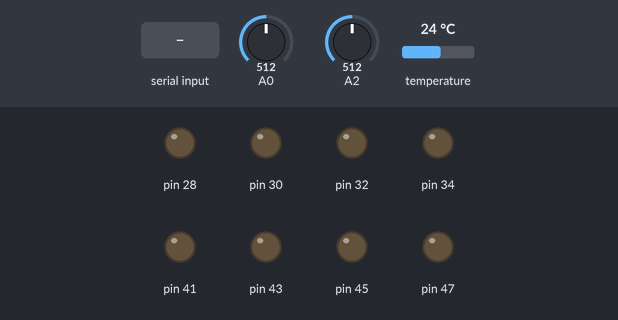
A sketch run on a simulated Arduino Mega 2560, built with avr-gcc and run on an emulated ATmega2560. Shown: output pins drawn as LEDs (lit = HIGH). Inputs (shaded band) come from the test bench; at power-on: A0 = 512, A2 = 512, temperature 24 °C.

Above: at 1.2 s.
1.3 s: "LF\n" received over the second serial link
At 2.4 s:
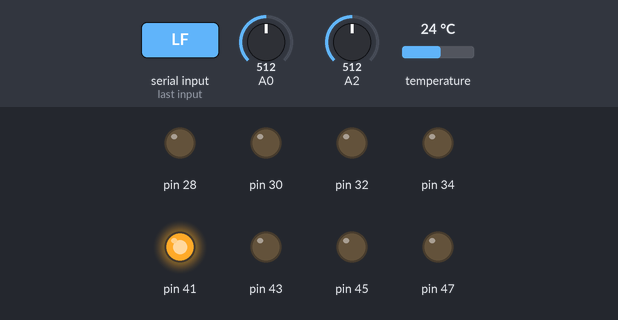
2.8 s: "LB\n" received over the second serial link
At 3.5 s:
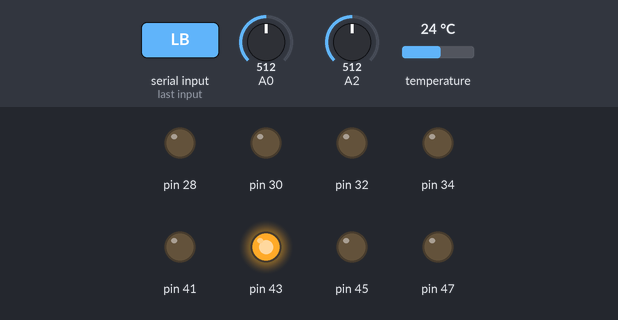
4.3 s: "RF\n" received over the second serial link
At 4.7 s:
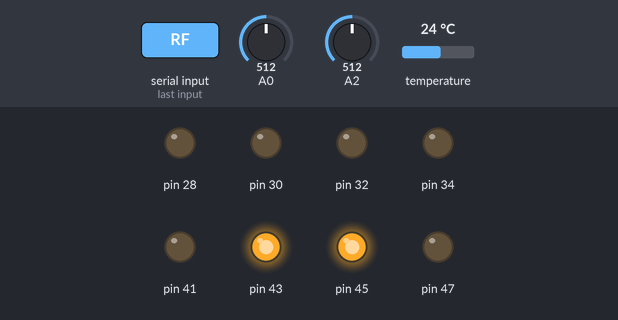
5.8 s: "LS\n" received over the second serial link
At 7.0 s:
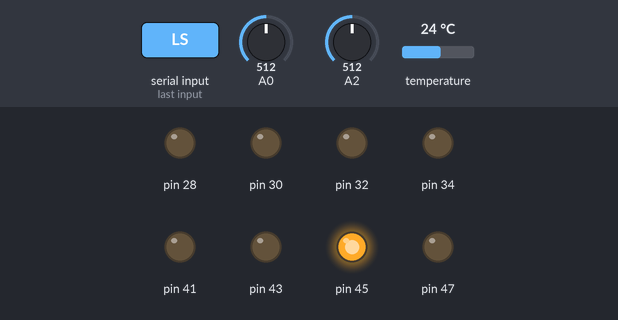
7.3 s: "RB\n" received over the second serial link
At 8.1 s:
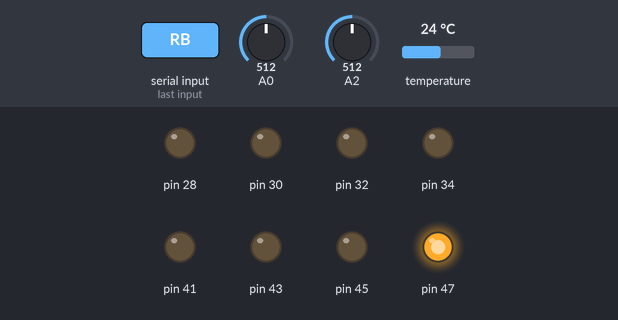
8.8 s: "LF\n" received over the second serial link
At 9.3 s:
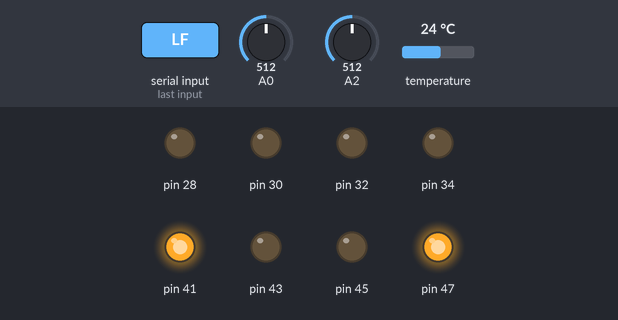
Timing chart, 0 to 11.3 s (numbered marks = the images above; inputs shaded):
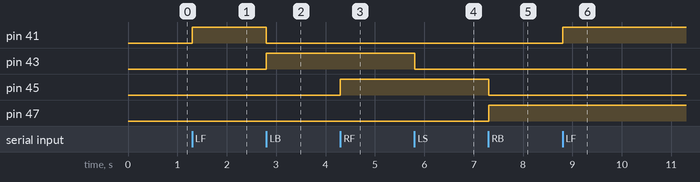

The sketch:

main.ino
```cpp
#include "heat_resistor.h"
#include "motors.h"
#include "tds.h"
#include "timer.h"
#include "uarttransfer.h"
#include "bt_contorl.h"
#include "supply.h"
#include "phMeter.h"
#include <SoftwareSerial.h>
#include <ArduinoJson.h>
DualMotor engine(41,43,45,47);
TdsSensor tds1(A0);
Timer timer;
// BTcontorl contorl1(/*TX = */18, /*RX = */19);
BTcontorl2 contorl1(115200);
// HRmod waterTemp(A1);
Supply feed_machine(28, 30);
Supply chemical_machine(32, 34);
PhMeter phmeter(A2);
DS18B20 heat_sen(A3);
void setup(){
    Serial.begin(115200);
    // engine.enable_EN(39, 49);
    // feed_machine.enable_EN(26);
    feed_machine.set_supply_interval(2*60*60*1000);
    // chemical_machine.enable_EN(36);
    timer.add(transfer_data,/*delayTime = */ 200);
    engine.stop();
}
void loop(){
    phmeter.start_service();
    feed_machine.start_service();
    chemical_machine.start_service();
    heat_sen.start_service();
    timer.execute();
    engine.move();
    if(contorl1.receive()){
        handle_command(contorl1.getstr());
    }
    delay(1);
}
void transfer_data(){
    DynamicJsonDocument values(200);
    values["tds"] = tds1.value();
    values["temp"] = heat_sen.value();
    values["ph"] = phmeter.val();

    String values_o;
    serializeJson(values, values_o);
    contorl1.send(values_o);
    // Serial.println(values_o);
}
void handle_command(String inp){
    // Serial.println(inp);
    if(inp=="LF"){
        engine.set_left_speed(1);
    }
    if(inp=="LS"){
        engine.set_left_speed(0);
    }
    if(inp=="LB"){
        engine.set_left_speed(-1);
    }
    if(inp=="RF"){
        engine.set_right_speed(1);
    }
    if(inp=="RS"){
        engine.set_right_speed(0);
    }
    if(inp=="RB"){
        engine.set_right_speed(-1);
    }
    if(inp=="FeedOn"){
        feed_machine.set_speed(1);
    }
    if(inp=="FeedOff"){
        feed_machine.set_speed(0);
    }
    if(inp=="ChemOn"){
        chemical_machine.set_speed(1);
    }
    if(inp=="ChemOff"){
        chemical_machine.set_speed(0);
    }
    if(inp.indexOf("Spd")!=-1){
        String s;
        int l = inp.length();
        for(int a=3;a<l;a++){
            s += inp[a];
        }
        double s2 = (double)(s.toInt())/(double)100;
        engine.set_speed(s2);
    }
}

/*13th commit*/
```

bt_contorl.h
```cpp
#ifndef BT_CONTORL_FS5438
#define BT_CONTORL_FS5438 1
#include <SoftwareSerial.h>
void filter_str(String&);
class BTcontorl: public SoftwareSerial{
    private:
        int txPin;
        int rxPin;
        String receive_buffer;
    public:
        BTcontorl(const int txp, const int rxp, unsigned long baudRate = 115200):
            SoftwareSerial(rxp, txp)
        {
            begin(baudRate);
            txPin = txp;
            rxPin = rxp;
        }
        bool receive(){
            if(this->available()){
                Serial.println("Receiving...");
                receive_buffer = "";
                while (available()){
                    char t = read();
                    while(t != '\n'&& t != '\0'){
                        receive_buffer += t;
                        t = read();
                        delay(1);
                    }
                }
                return true;
            }else{
                return false;
            }
        }
        void send(String inp){
            println(inp);
        }
        String getstr(){
            return receive_buffer;
        }
};
class BTcontorl2{
    private:
        String receive_buffer;
    public:
        BTcontorl2(unsigned long baudRate){
            Serial1.begin(baudRate);
        }
        bool receive(){
            if(Serial1.available()){
                receive_buffer = "";
                if (Serial1.available()){
                    char t = Serial1.read();
                    while(t != '\n'&& t != '\0'){
                        if(t >= 33 && t <= 126){
                            receive_buffer += t;
                        }
                        t = Serial1.read();
                        // delay(10);
                    }
                }
                // receive_buffer = Serial1.readString();
                filter_str(receive_buffer);
                return true;
            }else{
                return false;
            }
        }
        void send(String &inp){
            Serial1.println(inp.c_str());
        }
        String getstr(){
            return receive_buffer;
        }
};
void filter_str(String &inp){
    String out;
    int l = inp.length();
    for(int a=0; a<l;a++){
        if(inp[a]>=32 && inp[a]<=126){
            out += inp[a];
        }
    }
    inp = out;
}
#endif
```

heat_resistor.h
```cpp
#ifndef HEAT_RESISTOR_FJ3842
#define HEAT_RESISTOR_FJ3842 1
//注意：此程式只適用於一台Arduino連接一個DS18B20的狀況
#include <OneWire.h>
#include <DallasTemperature.h>
class HRmod{
    private:
        int recv_pin;
        int BETA = 3950;
        int max_val = 1023;
    public:
        HRmod(const int rpin,int mv = -1){
            recv_pin = rpin;
            pinMode(rpin,INPUT);
            if(mv!=-1){
                set_max_val(mv);
            }
        }
        void set_beta(int inp){
            BETA = inp;
            return;
        }
        void set_max_val(int inp){
            max_val = inp;
            return;
        }
        double value(){
            int analogValue = analogRead(recv_pin);
            analogValue = map(analogValue, 0, max_val, 0, 1023);
            double celsius = 1 / (log(1 / (1023. / analogValue - 1)) / BETA + 1.0 / 298.15) - 273.15;
            return celsius;
        }
};

#include<OneWire.h>
#include <DallasTemperature.h>
class DS18B20{
    private:
        OneWire onewire;
        DallasTemperature sensor;
        int sensorPin;
        double val;
        int measure_interval = 5000; // miliseconds
        unsigned long timenow = millis();
    public:
        DS18B20(const int p){
            sensorPin = p;
            onewire.begin(p);
            sensor.setOneWire(&onewire);
            sensor.begin();
        }
        void begin(){
            sensor.begin();
        }
        double measure_value(){
            sensor.requestTemperatures();
            double out = sensor.getTempCByIndex(0);
            return out;
        }
        double value(){
            return val;
        }
        void start_service(){
            if(millis() - timenow >= measure_interval){
                timenow = millis();
                val = measure_value();
            }
        }
};
#endif
```

motors.h
```cpp
#ifndef MOTORS_GH2842
#define MOTORS_GH2842 1
#include<math.h>

class Motor{
    protected:
        int pin1;
        int pin2;
        int ENpin;
        bool haveEN = false;

        double pid = 1;
        double speed = 0;
        int analog_max = 1023;
    public:
        void init(const int p1, const int p2){
            pin1 = p1;
            pin2 = p2;
            pinMode(p1, OUTPUT);
            pinMode(p2, OUTPUT);
            return;
        }
        void enable_EN(const int enp){
            ENpin = enp;
            pinMode(enp, OUTPUT);
            haveEN = true;
            return;
        }
        void motor_turn(){
            static int s_before = -1;
            int s_in = analog_max*speed*pid;
            int s2;
            if(haveEN){
                analogWrite(ENpin, abs(s_in));
                s2 = analog_max;
            }else{
                s2 = abs(s_in);
            }
            if(s_in > 0){
                analogWrite(pin1, s2);
                analogWrite(pin2, 0);
            }else{
                analogWrite(pin1, 0);
                analogWrite(pin2, s2);
            }
        }
        void set_analog_max(int in){
            analog_max = in;
            return;
        }
        void set_speed(double inp){
            speed = inp;
            return;
        }
        void set_pid(double in){
            pid = in;
            return;
        }
        void stop(){
            speed = 0;
            analogWrite(pin1, 0);
            analogWrite(pin2, 0);

            if(haveEN){
                analogWrite(ENpin, 0);
            }
            return;
        }
};
class DualMotor{
    protected:
        double speed = 0.5;
        double leftspeed = 0;
        double rightspeed = 0;

        Motor mL;
        Motor mR;

        int fb = 1;
    public:
        DualMotor(const int l1,const int l2,const int r1,const int r2){
            mL.init(l1, l2);
            mR.init(r1, r2);
        }
        void enable_EN(const int enl,const int enr){
            mL.enable_EN(enl);
            mR.enable_EN(enr);
        }
        void move(){
            mL.set_speed(leftspeed*speed);
            mR.set_speed(rightspeed*speed);
            // Serial.print("L");
            mL.motor_turn();
            // Serial.print("R");
            mR.motor_turn();
        }
        void turn_deg(double deg_in){//0 is forward, clockwise
            int fb2 = fb;
            if(fb2 == 0){
                fb2 = 1;
            }
            if(deg_in<=180&&deg_in>=0){ //right
                leftspeed = fb2*1;
                rightspeed = fb2*sin(deg_in+90);
            }else if(deg_in<=0&&deg_in>=-180){ //left
                leftspeed = fb2*sin(deg_in+90);
                rightspeed = fb2*1;
            }
            return;
        }
        void set_analog_max(int inp){
            mL.set_analog_max(inp);
            mR.set_analog_max(inp);
            return;
        }
        void set_speed(double inp){
            speed = inp;
        }
        void set_left_speed(double inp){
            leftspeed = inp;
        }
        void set_right_speed(double inp){
            rightspeed = inp;
        }
        void set_pid(double inp){
            if(abs(inp-1.0)<=0.0001){
                mL.set_pid(1);
                mR.set_pid(1);
            }else if(inp>1.0){
                double pid_after = double(1.0/inp);
                mL.set_pid(pid_after);
                mR.set_pid(1);
            }else{
                mL.set_pid(1);
                mR.set_pid(inp);
            }
            return;
        }
        void stop(){
            mL.stop();
            mR.stop();
            leftspeed = 0;
            rightspeed= 0;
            fb = 0;
            return;
        }
        void back(){
            leftspeed = -1;
            rightspeed = -1;
            fb = -1;
            return;
        }
        void forward(){
            leftspeed = 1;
            rightspeed = 1;
            fb = 1;
            return;
        }
        int get_FB_state(){
            return fb;
        }
};
#endif
```

phMeter.h
```cpp
#ifndef PH_METER_DS3245
#define PH_METER_DS3245 1
class PhMeter{
    private:
        int sensorPin;
        double offset = 0.00;
        int sample_num = 40;
        int now_sample_num = 0;
        double pHvalue = 7.0;
        int *val_arr = nullptr;

        int get_val_delay = 20;
        int get_val_nowtime = millis();
    public:
        PhMeter(const int pin){
            // pinMode(pin, INPUT);
            val_arr = new int[sample_num];
            sensorPin = pin;
            return;
        }
        ~PhMeter(){
            delete[] val_arr;
        }
        void start_service();
        double val(){
            return pHvalue;
        }
        double avergearray(int*, int);
};

void PhMeter::start_service(){
    if(millis()-get_val_nowtime >= get_val_delay){
        // Record value
        val_arr[now_sample_num++] = analogRead(sensorPin);
        if(now_sample_num==sample_num){
            double vol = avergearray(val_arr, sample_num) * 5.0 / 1024.0;
            pHvalue =  3.5 * vol + offset;
            now_sample_num = 0;
        }
        get_val_nowtime = millis();
    }
}

double PhMeter::avergearray(int* arr, int number){
    /*Need reference of this section of code (function)*/
    int i;
    int max,min;
    double avg;
    long amount=0;
    if(number<=0){
        Serial.println("Error number for the array to averaging!/n");
        return 0;
    }
    if(number<5){   //less than 5, calculated directly statistics
        for(i=0;i<number;i++){
            amount+=arr[i];
        }
        avg = amount/number;
        return avg;
    }
    else{
        if(arr[0]<arr[1]){
            min = arr[0];max=arr[1];
        }
        else{
            min=arr[1];max=arr[0];
        }
        for(i=2;i<number;i++){
            if(arr[i]<min){
                amount+=min;        //arr<min
                min=arr[i];
            }
            else{
                if(arr[i]>max){
                    amount+=max;    //arr>max
                    max=arr[i];
                }
                else{
                    amount+=arr[i]; //min<=arr<=max
                }
            }//if
        }//for
        avg = (double)amount/(number-2);
    }//if
    return avg;
}
#endif
```

supply.h
```cpp
#ifndef SUPPLY_AS1203
#define SUPPLY_AS1203 1
#include "motors.h"
class Supply: public Motor{
    private:
        int supply_delay = 1000;
        unsigned long supply_interval = -1;
        int nowtime = millis();
        int nowtime_s = millis();
        bool supplying = false;
    public:
        Supply(const int p1, const int p2){
            init(p1, p2);
        }
        void start_service(){
            motor_turn();
            if(supplying){
                set_speed(1);
                if(millis() - nowtime_s >= supply_delay){
                    supplying = false;
                    stop();
                }
            }else{
                if(millis() - nowtime >= supply_interval && supply_interval != -1){
                    supply(true);
                }
            }
        }
        void set_supply_delay(int dt){
            supply_delay = dt;
            return;
        }
        void set_supply_interval(int it){
            supply_interval = it;
            return;
        }
        void supply(bool reset = false){
            nowtime_s = millis();
            supplying = true;
            if(reset){
                nowtime = millis();
            }
        }

};
#endif
```

tds.h
```cpp
#ifndef TDS_SENSOR_DF4328
#define TDS_SENSOR_DF4328 1

double pow2(double, int);
class TdsSensor{
    private:
        int recv_pin;
        int data_filter = 10;
    public:
        TdsSensor(const int rec){
            recv_pin = rec;
            pinMode(rec,INPUT);
            return;
        }
        double value(){
            double t1=0.0;
            for(int a=0;a<data_filter;a++){
                int t2=analogRead(recv_pin);
                if(!t2){
                    t1+=0.001;
                }else{
                    t1+=(double)t2;
                }
                delay(1);
            }
            t1/=data_filter;
            t1=t1*5.0/1024.0;
            // double tdsValue=(133.42/pow2(t1,3) - 255.86*pow2(t1,2) + 857.39*t1)*0.5; //Convert voltage value to TDS value
            double tdsValue=(133.42*t1 - 255.86*pow(t1, 2) + 857.39*t1)*0.5; //Convert voltage value to TDS value
            return tdsValue+0.0001;
        }
};
double pow2(double inp, int n){
    double out = 1.0;
    for(int a=0;a<n;a++){
        out*=inp;
    }
    return out;
}
#endif
```

timer.h
```cpp
#ifndef TIMER_FDS34323
#define TIMER_FDS34323 1
typedef void (*TimerFunctionPointer)(void);
class Timer{
    private:
        struct FunctionDetail{
            TimerFunctionPointer func;
            int offset;
            int DelayTime;
            int TmpTime;
            int execute_num = 0;
        };
        int storeFunc_num = 0;
        FunctionDetail *storeFunc = (FunctionDetail*)malloc(storeFunc_num*sizeof(FunctionDetail));

    public:
        void add(TimerFunctionPointer f_in, int delayTime = 1000, int offset = 0){
            storeFunc_num++;
            storeFunc = (FunctionDetail*)realloc(storeFunc, storeFunc_num*sizeof(FunctionDetail));
            FunctionDetail added;
            added.func = f_in;
            added.DelayTime = delayTime;
            added.TmpTime = millis();
            added.offset = offset;
            storeFunc[storeFunc_num-1] = added;
        }
        void execute(){
            for(int a=0;a<storeFunc_num;a++){
                int nowtime = millis();
                if(nowtime - storeFunc[a].TmpTime >= storeFunc[a].offset && storeFunc[a].execute_num==0){
                    storeFunc[a].TmpTime = nowtime;
                    storeFunc[a].func();
                    storeFunc[a].execute_num++;
                }
                if((nowtime - storeFunc[a].TmpTime >= storeFunc[a].DelayTime) && storeFunc[a].execute_num){
                    storeFunc[a].TmpTime = nowtime;
                    storeFunc[a].func();
                    storeFunc[a].execute_num++;
                }
            }
        }
        ~Timer(){
            free(storeFunc);
        }
};
#endif
```

uarttransfer.h
```cpp
#ifndef UARTTRANSFER_WE4325
#define UARTTRANSFER_WE4325 1

#define baud_rate 115200
int data_to_motor(char inp){
    int out;
    switch (inp)
    {
        case 'F':
            out=0;
            break;
        case 'B':
            out=1;
            break;
        case 'L':
            out=2;
            break;
        case 'R':
            out=3;
            break;
        case 'I':
            out=5;
            break;
        case 'G':
            out=4;
            break;
        case 'S':
            out=6;
        default:
            break;
    }
    return out;
}
void uartsend(String inp){
    int l=inp.length();
    for(int a=0;a<l;a++){
        if(inp[a]!='\0'){
            Serial.write((char)inp[a]);
        }
    }
    Serial.write('\n');
}
/*if (command == "F") goAhead();
else if (command == "B") goBack();
else if (command == "L") goLeft();
else if (command == "R") goRight();
else if (command == "I") goAheadRight();
else if (command == "G") goAheadLeft();
else if (command == "S") stopRobot();*/

#endif
```

Measured:
- after the input at 1.3 s, pin 41: LOW → HIGH at once
- after the input at 2.8 s, pin 41: HIGH → LOW at once; pin 43: LOW → HIGH at once
- after the input at 4.3 s, pin 45: LOW → HIGH at once
- after the input at 5.8 s, pin 43: HIGH → LOW at once
- after the input at 7.3 s, pin 45: HIGH → LOW at once; pin 47: LOW → HIGH at once
- after the input at 8.8 s, pin 41: LOW → HIGH at once
